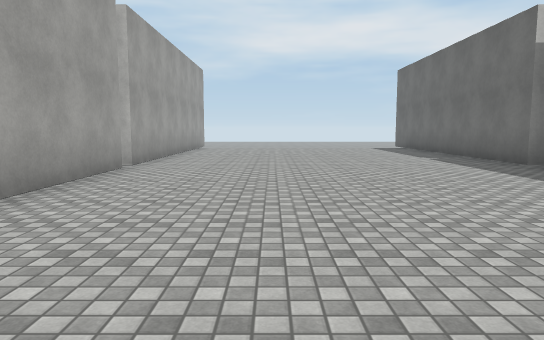
view 1 (above)

24 first-person views from a walk through a 3-D level made in the Unity game engine. The camera is 1.4 m above the floor, tilts 6° down and sees 70° across. The floor is counted in squares, 2 m on a side. Each view is taken from the middle of a square. On the plan, view 1 faces up. The plan holds only what a view shows up to about 11 squares ahead; the rest is blank. The place goes on beyond the plan. The player is left out. Surface patterns are stand-ins for the level's own textures.

view 2
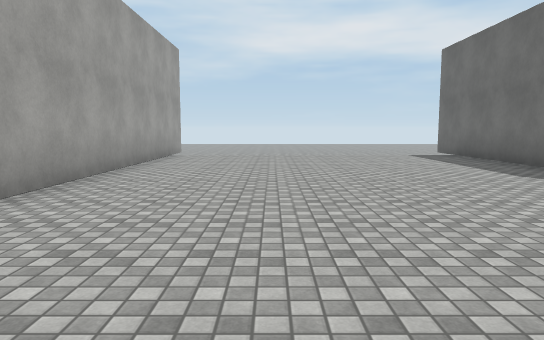

view 3
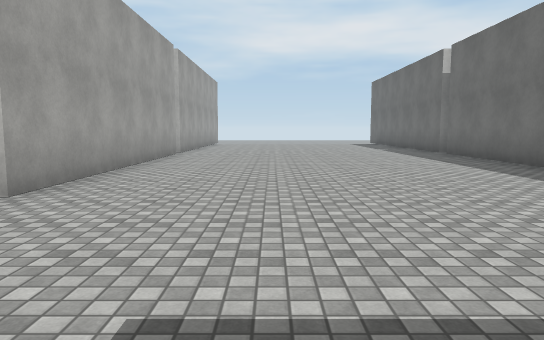

view 4
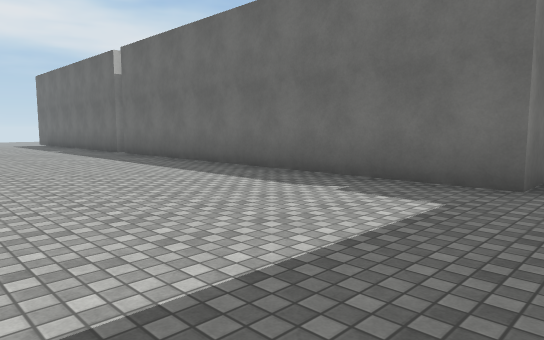

view 5
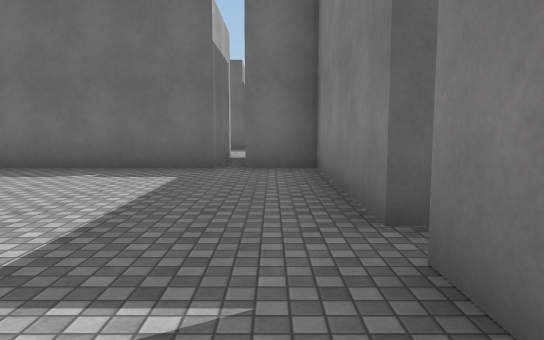

view 6
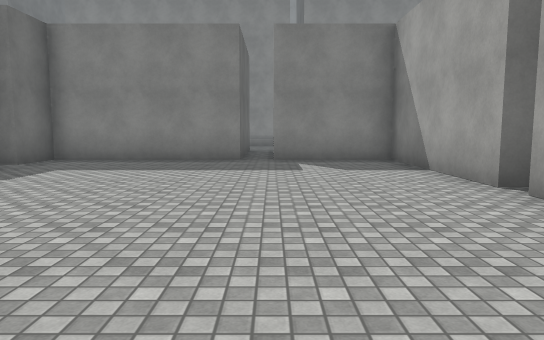

view 7
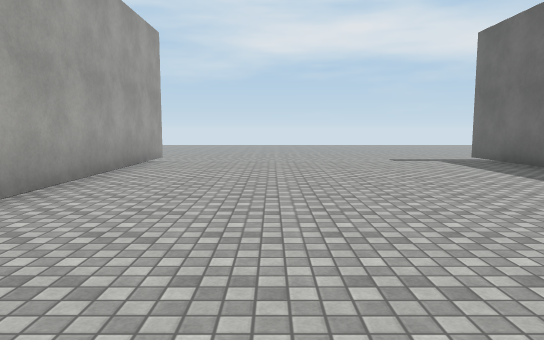

view 8
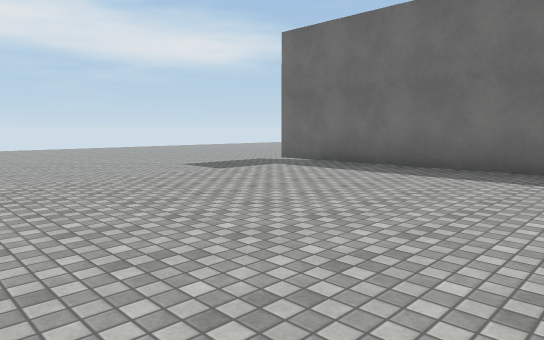

view 9
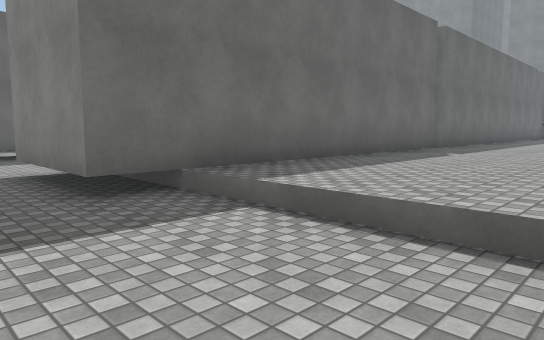

view 10
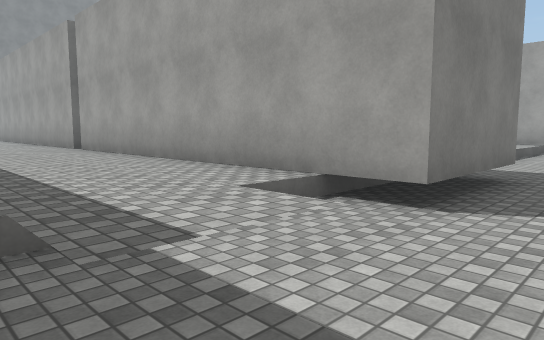

view 11
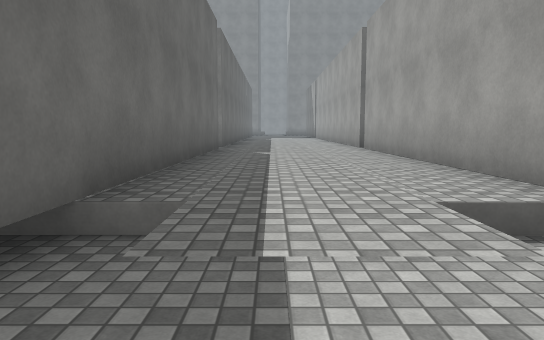

view 12
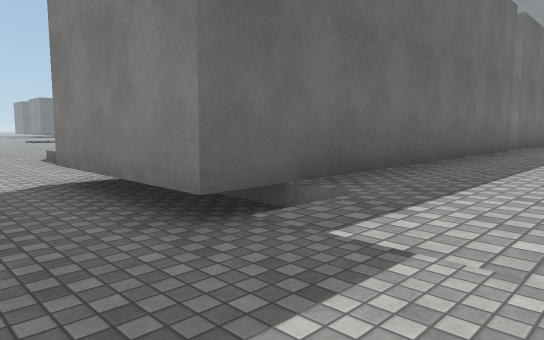

view 13
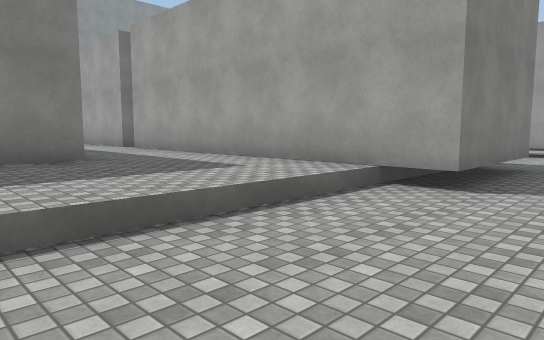

view 14
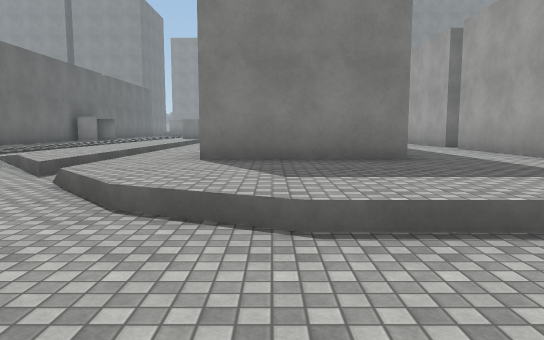

view 15
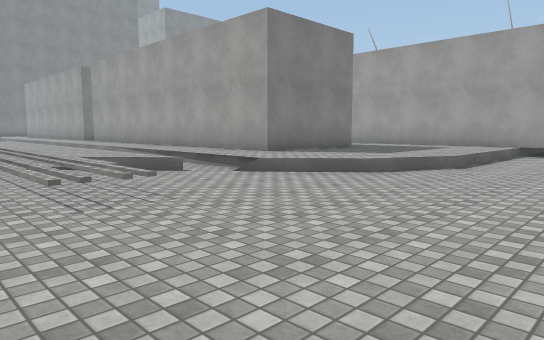

view 16
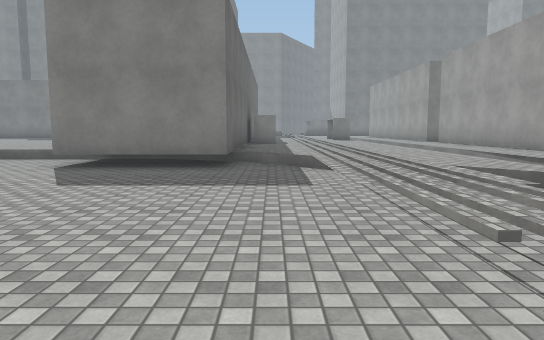

view 17
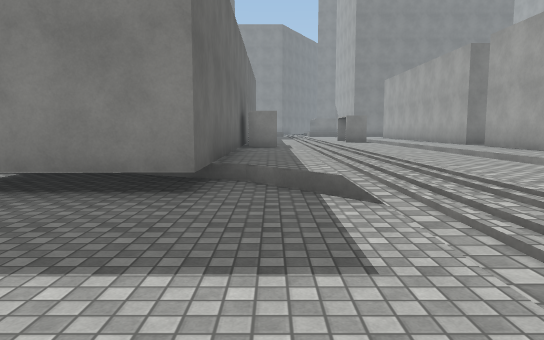

view 18
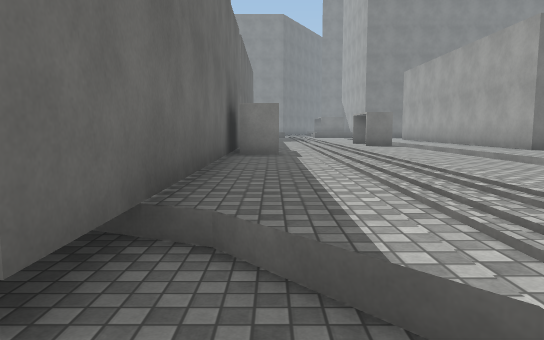

view 19
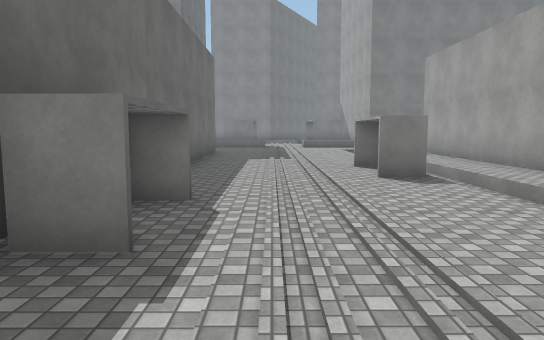

view 20
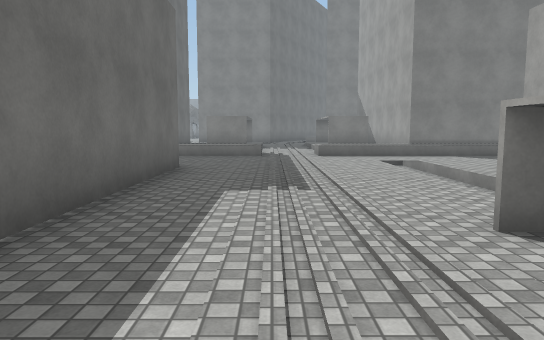

view 21
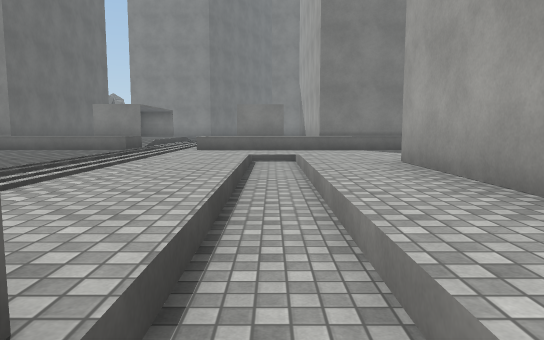

view 22
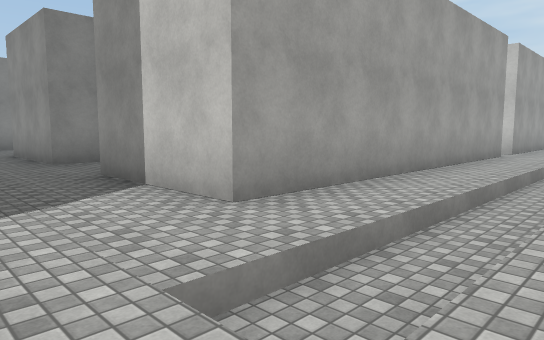

view 23
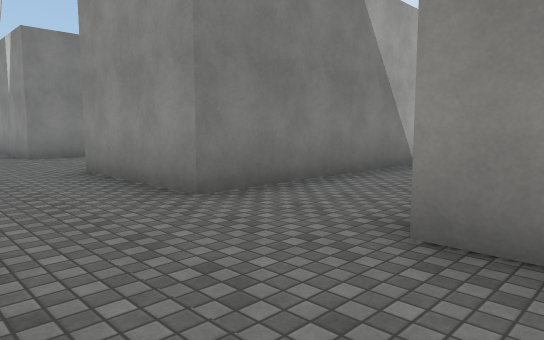

view 24
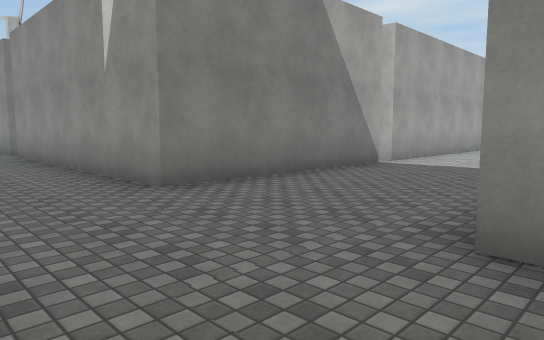

### Floor plan
Key: @ floor where view 1 was taken; # wall or solid block; . main floor; - floor 0.5 m lower than the main floor; / step, stairs or slope; = window, fence, low wall or low ledge; O other object.
Columns run from 3 left of view 1 to 30 right of it. Each row starts with its distance up from view 1.
 17   -------- -----   ----   ----
 16   ----------------------------
 15 O-------OOOO/.-OOO------------
 14 O.......O  O...OOO....//-------
 13 O.......O  O...O O....../--==---
 12 O.......O  O...O O.......--==---
 11 O.......O  O...O O..OOOO.-/..----
 10 O.......O  O...O O..   O.-...-----
  9 O.......O  O...O O..   O.-...-----
  8 O.......O  O...O O..   O.-...-OOOO
  7 O.......O  O...O O.    O.-.../O
  6 O.......O  O...O O.    O.-....O
  5 O.......O  O. .O       O.-....O
  4 O.......O  O   O       O.-....O
  3 O.......O              O.-....O
  2 O.......O              O.-...#O
  1 O.......O  O           O.-....O
  0 O..@....O  O.          O.-...#O
 -1 O.......O  O.          O.-....O
 -2 O.......O  O.          O.-....O
 -3 O.......OOOO..         O.-#...O
 -4 O.......O  O..   O.    O.-....O
 -5 OOOOOOOOO  O..   O.    O.-....O
 -6     O      O...  O..   O.-....O
 -7     O      O...  O..   O.-....O
 -8   OOOOOOOOOO...OOO..OOOO.-....O
 -9    ......................-.....
-10        ................../.....
-11             ....  .............
-12                       =====..===

Positions as (right, up) in squares from view 1, and headings:
1: (0, 0), facing up
2: (0, 4), facing up
3: (0, -4), facing up
4: (0, -4), facing up-right
5: (-2, -4), facing right
6: (0, 4), facing down
7: (0, 6), facing up
8: (-2, 9), facing up-right
9: (1, 17), facing down-right
10: (11, 17), facing down-left
11: (10, 17), facing down
12: (9, 17), facing down-right
13: (19, 17), facing down-left
14: (19, 17), facing down
15: (26, 17), facing down-left
16: (26, 15), facing down
17: (26, 12), facing down
18: (26, 9), facing down
19: (25, 4), facing down
20: (25, -1), facing down
21: (22, -3), facing down
22: (23, -11), facing up-left
23: (18, -11), facing up-left
24: (12, -11), facing up-left
